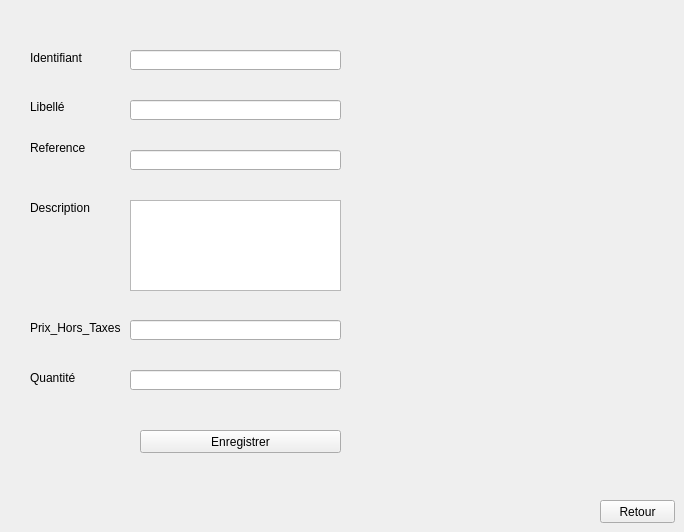
      <widget class="QWidget" name="tab_19">
       <attribute name="icon">
        <iconset>
         <normaloff>../../Projet C++/123644970_3664975860188863_7966333769266009608_n.png</normaloff>../../Projet C++/123644970_3664975860188863_7966333769266009608_n.png</iconset>
       </attribute>
       <attribute name="title">
        <string>Ajouter</string>
       </attribute>
       <widget class="QLabel" name="label_24">
        <property name="geometry">
         <rect>
          <x>30</x>
          <y>50</y>
          <width>81</width>
          <height>16</height>
         </rect>
        </property>
        <property name="font">
         <font>
          <pointsize>9</pointsize>
          <weight>50</weight>
          <bold>false</bold>
         </font>
        </property>
        <property name="text">
         <string>Identifiant</string>
        </property>
       </widget>
       <widget class="QLabel" name="label_25">
        <property name="geometry">
         <rect>
          <x>30</x>
          <y>100</y>
          <width>47</width>
          <height>14</height>
         </rect>
        </property>
        <property name="font">
         <font>
          <pointsize>9</pointsize>
          <weight>50</weight>
          <bold>false</bold>
         </font>
        </property>
        <property name="text">
         <string>Libellé</string>
        </property>
       </widget>
       <widget class="QLabel" name="label_26">
        <property name="geometry">
         <rect>
          <x>30</x>
          <y>140</y>
          <width>61</width>
          <height>16</height>
         </rect>
        </property>
        <property name="font">
         <font>
          <pointsize>9</pointsize>
          <weight>50</weight>
          <bold>false</bold>
         </font>
        </property>
        <property name="text">
         <string>Reference</string>
        </property>
       </widget>
       <widget class="QLabel" name="label_27">
        <property name="geometry">
         <rect>
          <x>30</x>
          <y>200</y>
          <width>81</width>
          <height>16</height>
         </rect>
        </property>
        <property name="font">
         <font>
          <pointsize>9</pointsize>
          <weight>50</weight>
          <bold>false</bold>
         </font>
        </property>
        <property name="text">
         <string>Description</string>
        </property>
       </widget>
       <widget class="QLabel" name="label_28">
        <property name="geometry">
         <rect>
          <x>30</x>
          <y>320</y>
          <width>91</width>
          <height>16</height>
         </rect>
        </property>
        <property name="font">
         <font>
          <pointsize>9</pointsize>
          <weight>50</weight>
          <bold>false</bold>
         </font>
        </property>
        <property name="text">
         <string>Prix_Hors_Taxes</string>
        </property>
       </widget>
       <widget class="QLabel" name="label_29">
        <property name="geometry">
         <rect>
          <x>30</x>
          <y>370</y>
          <width>51</width>
          <height>16</height>
         </rect>
        </property>
        <property name="font">
         <font>
          <pointsize>9</pointsize>
          <weight>50</weight>
          <bold>false</bold>
         </font>
        </property>
        <property name="text">
         <string>Quantité</string>
        </property>
       </widget>
       <widget class="QLineEdit" name="lineEdit_idMP">
        <property name="geometry">
         <rect>
          <x>130</x>
          <y>50</y>
          <width>211</width>
          <height>20</height>
         </rect>
        </property>
        <property name="maxLength">
         <number>8</number>
        </property>
       </widget>
       <widget class="QLineEdit" name="lineEdit_libelle">
        <property name="geometry">
         <rect>
          <x>130</x>
          <y>100</y>
          <width>211</width>
          <height>20</height>
         </rect>
        </property>
       </widget>
       <widget class="QLineEdit" name="lineEdit_reference">
        <property name="geometry">
         <rect>
          <x>130</x>
          <y>150</y>
          <width>211</width>
          <height>20</height>
         </rect>
        </property>
       </widget>
       <widget class="QLineEdit" name="lineEdit_prixHT">
        <property name="geometry">
         <rect>
          <x>130</x>
          <y>320</y>
          <width>211</width>
          <height>20</height>
         </rect>
        </property>
       </widget>
       <widget class="QLineEdit" name="lineEdit_quantite">
        <property name="geometry">
         <rect>
          <x>130</x>
          <y>370</y>
          <width>211</width>
          <height>20</height>
         </rect>
        </property>
       </widget>
       <widget class="QTextEdit" name="textEdit">
        <property name="geometry">
         <rect>
          <x>130</x>
          <y>200</y>
          <width>211</width>
          <height>91</height>
         </rect>
        </property>
       </widget>
       <widget class="QPushButton" name="_ajoute_mp">
        <property name="geometry">
         <rect>
          <x>140</x>
          <y>430</y>
          <width>201</width>
          <height>23</height>
         </rect>
        </property>
        <property name="font">
         <font>
          <weight>50</weight>
          <bold>false</bold>
         </font>
        </property>
        <property name="text">
         <string>Enregistrer</string>
        </property>
       </widget>
       <widget class="QLabel" name="label_30">
        <property name="geometry">
         <rect>
          <x>380</x>
          <y>40</y>
          <width>231</width>
          <height>341</height>
         </rect>
        </property>
        <property name="text">
         <string/>
        </property>
        <property name="pixmap">
         <pixmap>../../Projet C++/mp.jpg</pixmap>
        </property>
       </widget>
       <widget class="QPushButton" name="pushButton_10">
        <property name="geometry">
         <rect>
          <x>600</x>
          <y>500</y>
          <width>75</width>
          <height>23</height>
         </rect>
        </property>
        <property name="text">
         <string>Retour</string>
        </property>
       </widget>
      </widget>
